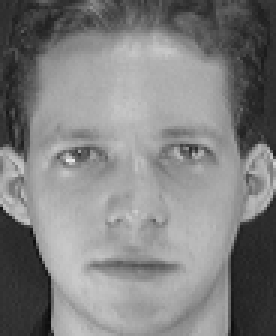
#> input picture 1.pgm, 92 x 112 px (shown 3 times larger); its folder holds only this picture in this run
$ python -i Deteccion.py   (imports and definitions only)   (Python 2 division)
#> lines starting #> are read from the running program, lines starting #| are printed output that depends on the picture
import crop_face
import math
import cv2

Recorte = None

#   USAR EL ESTANDAR ISO/IEC 19794-5
#   ALINEAR Y NORMALIZAR
#   UTULIZAR EL ALGORITMO PROPUESTO POR OPENCV EL DE ARNOLD SWATCWADSADASER JAJAJA :3

# [21 lines left out: function Deteccion_Haar, not called in this run]

def Deteccion_Haar2(Imagen):
    #   Esta_Funcion detecta los rostros de la Imagen de Entrada y regresa
    #   el array del numero de rostros y la ubicacion de cada uno

    global Recorte
    #   Cargamos el clasificador
    haar_face_cascade = cv2.CascadeClassifier('haarcascade_frontalface_alt.xml')

    #   Detectamos rostros
    faces = haar_face_cascade.detectMultiScale(Imagen, scaleFactor=1.1, minNeighbors=5);
    #return faces
    for (x,y,w,h) in faces:
        Recorte = Imagen[y:y+w, x:x+h]

    return Recorte

def Haar_Normalizado(Imagen):
#> called with Imagen = '1.pgm'
    global Recorte
    #   Cargamos la imagen
    Image = cv2.imread(Imagen)
#> Image is the input picture: shape (112, 92, 3); min 11, max 234, mean 128.3
    Size = Image.shape #GUARDA EL TAMANO DEL ROSTRO
#> Size = (112, 92, 3)
    #   Convertimos a escala de grises
    Gray = cv2.cvtColor(Image, cv2.COLOR_BGR2GRAY)

    #   Cargamos el clasificador
    haar_face_cascade = cv2.CascadeClassifier('haarcascade_frontalface_alt.xml')

    #   Detectamos rostros
    faces = haar_face_cascade.detectMultiScale(Gray, scaleFactor=1.1, minNeighbors=5);
#> faces = [[5, 23, 80, 80]]


    for (x,y,w,h) in faces:
        Recorte = Gray[y:y+w, x:x+h]    #Rostro Recortado
#> this loop made 1 pass
#> pass 1, in Haar_Normalizado, `Recorte = Gray[y:y+w, x:x+h]`:
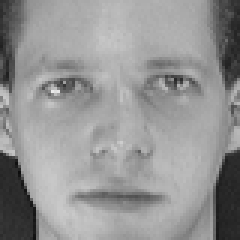
#> Recorte: shape (80, 80) (shown 3 times larger); min 14, max 234, mean 148.3


    Derecho, Izquier = Eye_Detect(Recorte)  #Ojo Derecho y Izquierdo
#> in Eye_Detect, `eye = haar_eye_cascade.detectMultiScale(Rostro, scaleFactor=1.1, minNe..`: eye = [[44, 16, 26, 26], [9, 17, 24, 24]]
#> in Eye_Detect, `a = eye[0][0] + ((eye[0][2] - eye[0][0])/2)`: a = 57
#> in Eye_Detect, `b = eye[0][1] + ((eye[0][3] - eye[0][1])/2)`: b = 29
#> in Eye_Detect, `c = eye[1][0] + ((eye[1][2] - eye[1][0])/2)`: c = 21
#> in Eye_Detect, `d = eye[1][1] + ((eye[1][3] - eye[1][1])/2)`: d = 29
#> in Eye_Detect, `Izquier = [c,d]`: Izquier = [21, 29]
#> in Eye_Detect, `Derecho = [a,b]`: Derecho = [57, 29]
#> Derecho = [57, 29]; Izquier = [21, 29]

    if(Derecho or Izquier):    #SIGNIFICA QUE DETECTO OJITOS

        #   DISTANCIA ENTRE LOS OJOS PARA POSTERIOR AJUSTE
        Hipotenusa = math.sqrt(math.pow((Derecho[0]-Izquier[0]),2)+math.pow((Derecho[1]-Izquier[1]),2))  #HIPOTENUSA
#> Hipotenusa = 36
        CatAdyacen = Derecho[0] - Izquier[0]    #   CATETO ADYACENTE
#> CatAdyacen = 36
        CatOpuesto = Derecho[1] - Izquier[1]    #   CATETO OPUESTO
#> CatOpuesto = 0
        Angulo = math.acos(CatAdyacen/Hipotenusa)
#> Angulo = 0
        #   ANGULO EN RADIANES
        Angulo = math.degrees(Angulo)   #   ANGULO EN GRADOS
    #   Cargamos la imagen

    #   Convertimos a escala de grises

        if(Derecho[1] > Izquier[1]):   # CON ESTA RUTINA ASEGURAMOS ARREGLAR LA IMAGEN
            Angulo = Angulo * (1)
        elif(Izquier[1] > Derecho[1]):
            Angulo = Angulo * (-1)

        #   ROTACION DE LA IMAGEN OJO IZQUIERDO COMO ORIGEN
        Rotate = cv2.getRotationMatrix2D((Izquier[0],Izquier[1]),Angulo,1)   #ROTACION
#> Rotate = [[1, 0, 0], [0, 1, 0]]
        dst = cv2.warpAffine(Gray,Rotate,(Size[1],Size[0]))         #SE APLICA , cols, rows

        #   ESCALAMOS LA DISTANCIA A 90 PIXELES ENTRE LOS OJITOS
        Escala = 90 / Hipotenusa
#> Escala = 2.5
        Rows = float(Size[0]) * Escala #ROWS
#> Rows = 280
        Cols = float(Size[1]) * Escala #COLS
#> Cols = 230
        Resizis = cv2.resize(dst, (int(Cols), int(Rows)))

        #   DETECTAMOS EL ROSTRO OTRAVEZ...
        Feis = Deteccion_Haar2(Resizis)
#> in Deteccion_Haar2, `faces = haar_face_cascade.detectMultiScale(Imagen, scaleFactor=1.1, mi..`: faces = [[15, 60, 198, 198]]
#> the loop in Deteccion_Haar2, `for (x,y,w,h) in faces:` made 1 pass
#> pass 1, in Deteccion_Haar2, `Recorte = Imagen[y:y+w, x:x+h]`:
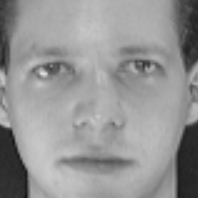
#> Recorte: shape (198, 198); min 18, max 228, mean 148.8
        Seix = Feis.shape #GUARDA EL TAMANO DEL ROSTRO
#> Seix = (198, 198)

        if(Seix[0] < 192):#CASO EXTREMO, EL CUADRO DEL ROSTRO ES MENOR QUE LA RESOLUCION REQUERIDA
            Feis = cv2.resize(Feis, (192,192))
            Seix = Feis.shape #GUARDA EL TAMANO DEL ROSTRO
            #print "Rostro Cuadro Resizido x,y"
            #print Seix[0],Seix[1]

        #   YA CASI, AHORA RECORTAMOS A 168X192
        centroy = Seix[0]/2
#> centroy = 99
        centrox = Seix[1]/2
#> centrox = 99
        Chop = Feis[(centroy-96):(centroy+96),(centrox-84):(centrox+84)]
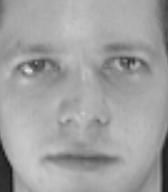
#> Chop: shape (192, 168); min 23, max 228, mean 160.4
        Chap = Chop.shape
#> Chap = (192, 168)

        #   ECUALIZAMOS Y SHA <3
        Equ = cv2.equalizeHist(Chop)
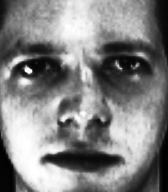
#> Equ: shape (192, 168); min 0, max 255, mean 129.6

        return Equ

    else:           #SIGNIFICA QUE NO DETECTO NINGUN OJO

        #   ESCALAMOS LA DISTANCIA A 192x192
        Resizis = cv2.resize(Recorte, (192, 192))

        #   YA CASI, AHORA RECORTAMOS A 168X192
        Chip = Resizis[0:192,12:180]
        Chap = Chip.shape

        #   ECUALIZAMOS Y SHA <3
        Equ = cv2.equalizeHist(Chip)

        return Equ

# [118 lines left out: functions Deteccion_LBP, Deteccion_LBP2, LBP_Normalizado, not called in this run]


def Eye_Detect(Rostro):
    haar_eye_cascade = cv2.CascadeClassifier('haarcascade_eye.xml')
    eye = haar_eye_cascade.detectMultiScale(Rostro, scaleFactor=1.1, minNeighbors=5);


    #eye[:,2:] += eye[:,:2]  #PASO DE LA MUERTE
    Derecho = []
    Izquier = []

    #   UBICACION DEL OJO DERECHO Y IZQUIERDO
    if (len(eye) == 2):
        eye[:,2:] += eye[:,:2]  #PASO DE LA MUERTE

        a = eye[0][0] + ((eye[0][2] - eye[0][0])/2)
        b = eye[0][1] + ((eye[0][3] - eye[0][1])/2)

        c = eye[1][0] + ((eye[1][2] - eye[1][0])/2)
        d = eye[1][1] + ((eye[1][3] - eye[1][1])/2)

        if(a<c):    #IZQUIERDO
            Izquier = [a,b]
            Derecho = [c,d]
        else:       #DERECHO
            Izquier = [c,d]
            Derecho = [a,b]

    return Derecho, Izquier


"""def Deteccion_Eye(Rostro):

    Size = Rostro.shape #GUARDA EL TAMANO DEL ROSTRO

    haar_eye_cascade = cv2.CascadeClassifier('haarcascade_eye.xml')
    eye = haar_eye_cascade.detectMultiScale(Rostro, scaleFactor=1.1, minNeighbors=5);

    eye[:,2:] += eye[:,:2]  #PASO DE LA MUERTE

    Derecho = []
    Izquier = []

    #   UBICACION DEL OJO DERECHO Y IZQUIERDO
    if (len(eye) == 2):
        a = eye[0][0] + ((eye[0][2] - eye[0][0])/2)
        b = eye[0][1] + ((eye[0][3] - eye[0][1])/2)

        c = eye[1][0] + ((eye[1][2] - eye[1][0])/2)
        d = eye[1][1] + ((eye[1][3] - eye[1][1])/2)

        if(a<c):    #IZQUIERDO
            Izquier = [a,b]
            Derecho = [c,d]
        else:       #DERECHO
            Izquier = [c,d]
            Derecho = [a,b]

    #   DISTANCIA ENTRE LOS OJOS PARA POSTERIOR AJUSTE
    Hipotenusa = math.sqrt(math.pow((Derecho[0]-Izquier[0]),2)+math.pow((Derecho[1]-Izquier[1]),2))  #HIPOTENUSA
    CatAdyacen = Derecho[0] - Izquier[0]    #   CATETO ADYACENTE
    CatOpuesto = Derecho[1] - Izquier[1]    #   CATETO OPUESTO
    Angulo = math.acos(CatAdyacen/Hipotenusa)   or python
    #   ANGULO EN RADIANES
    Angulo = math.degrees(Angulo)   #   ANGULO EN GRADOS
    if((Angulo > 0) or (Angulo < 0)):   # CON ESTA RUTINA ASEGURAMOS ARREGLAR LA IMAGEN
        Angulo = Angulo * (-1)
    print Hipotenusa, CatAdyacen, CatOpuesto, Angulo
    #   ROTACION DE LA IMAGEN OJO IZQUIERDO COMO ORIGEN
    Rotate = cv2.getRotationMatrix2D((Izquier[0],Izquier[1]),Angulo,1)   #ROTACION
    dst = cv2.warpAffine(Rostro,Rotate,(Size[1],Size[0]))         #SE APLICA

    cv2.imshow("Normal",Rostro)
    cv2.imshow("Giro",dst)
    cv2.waitKey(0)
    cv2.destroyAllWindows()


    return Izquier, Derecho"""

# [30 lines left out: functions Normalizar, Dibujar_Rectangulos, Dibujar_Ojos, not called in this run]

def Recortar_Rostros(Img, faces):
    for (x,y,w,h) in faces:
        return Img[y:y+w, x:x+h]

# [6 lines left out: function Ajustar_Rostro, not called in this run]

>>> result = Haar_Normalizado('1.pgm')

$ run again, on 10.pgm
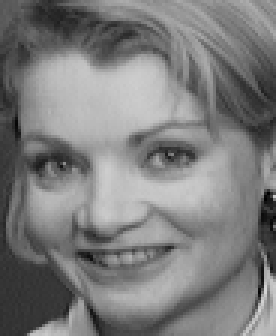
#> input picture 10.pgm, 92 x 112 px (shown 3 times larger)
#> in Haar_Normalizado, Image is the input picture: shape (112, 92, 3); min 1, max 214, mean 124.6
#> in Haar_Normalizado, `faces = haar_face_cascade.detectMultiScale(Gray, scaleFactor=1.1, minN..`: faces = [[1, 26, 76, 76]]
#> the loop in Haar_Normalizado, `for (x,y,w,h) in faces:` made 1 pass
#> pass 1, in Haar_Normalizado, `Recorte = Gray[y:y+w, x:x+h]`:
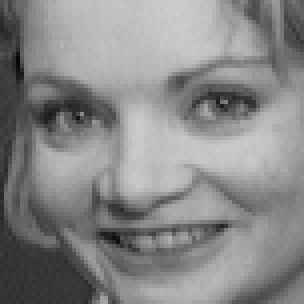
#> Recorte: shape (76, 76) (shown 4 times larger); min 6, max 206, mean 135.4
#> eye = [[42, 13, 24, 24], [6, 17, 24, 24]]
#> a = 54
#> b = 25
#> c = 18
#> d = 29
#> in Eye_Detect, `Izquier = [c,d]`: Izquier = [18, 29]
#> in Eye_Detect, `Derecho = [a,b]`: Derecho = [54, 25]
#> in Haar_Normalizado, `Derecho, Izquier = Eye_Detect(Recorte)`: Izquier = [18, 29]
#> Hipotenusa = 36.22
#> CatAdyacen = 36
#> CatOpuesto = -4
#> in Haar_Normalizado, `Angulo = math.acos(CatAdyacen/Hipotenusa)`: Angulo = 0.111
#> in Haar_Normalizado, `Angulo = math.degrees(Angulo)`: Angulo = 6.34
#> in Haar_Normalizado, `Angulo = Angulo * (-1)`: Angulo = -6.34
#> Rotate = [[0.994, -0.11, 3.31], [0.11, 0.994, -1.81]]
#> Escala = 2.48
#> Rows = 278.3
#> Cols = 228.6
#> in Deteccion_Haar2, `faces = haar_face_cascade.detectMultiScale(Imagen, scaleFactor=1.1, mi..`: faces = ()
#> in Haar_Normalizado, `Equ = cv2.equalizeHist(Chop)`:
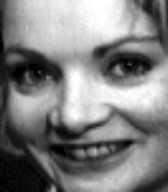
#> Equ: shape (192, 168); min 0, max 255, mean 128.4

$ run again, on 4.pgm
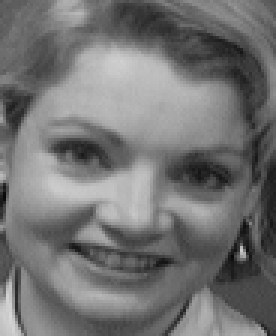
#> input picture 4.pgm, 92 x 112 px (shown 3 times larger)
#> in Haar_Normalizado, Image is the input picture: shape (112, 92, 3); min 7, max 215, mean 115.4
#> in Haar_Normalizado, `faces = haar_face_cascade.detectMultiScale(Gray, scaleFactor=1.1, minN..`: faces = [[3, 22, 85, 85]]
#> the loop in Haar_Normalizado, `for (x,y,w,h) in faces:` made 1 pass
#> eye = [[10, 18, 23, 23], [51, 24, 23, 23]]
#> a = 21
#> b = 29
#> c = 62
#> d = 35
#> in Eye_Detect, `Izquier = [a,b]`: Izquier = [21, 29]
#> in Eye_Detect, `Derecho = [c,d]`: Derecho = [62, 35]
#> in Haar_Normalizado, `Derecho, Izquier = Eye_Detect(Recorte)`: Izquier = [21, 29]
#> Hipotenusa = 41.44
#> CatAdyacen = 41
#> CatOpuesto = 6
#> in Haar_Normalizado, `Angulo = math.acos(CatAdyacen/Hipotenusa)`: Angulo = 0.145
#> in Haar_Normalizado, `Angulo = math.degrees(Angulo)`: Angulo = 8.33
#> Rotate = [[0.989, 0.145, -3.98], [-0.145, 0.989, 3.35]]
#> in Haar_Normalizado, `dst = cv2.warpAffine(Gray,Rotate,(Size[1],Size[0]))`:
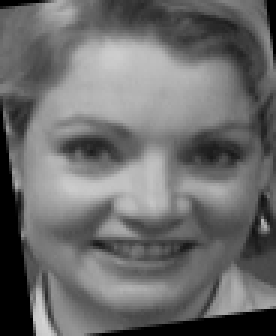
#> dst: shape (112, 92) (shown 3 times larger); min 0, max 212, mean 108
#> Escala = 2.17
#> Rows = 243.3
#> Cols = 199.8
#> in Deteccion_Haar2, `faces = haar_face_cascade.detectMultiScale(Imagen, scaleFactor=1.1, mi..`: faces = [[12, 42, 182, 182]]
#> the loop in Deteccion_Haar2, `for (x,y,w,h) in faces:` made 1 pass
#> in Haar_Normalizado, `Equ = cv2.equalizeHist(Chop)`:
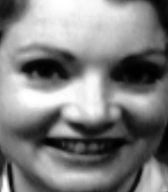
#> Equ: shape (192, 168); min 0, max 255, mean 128.4
